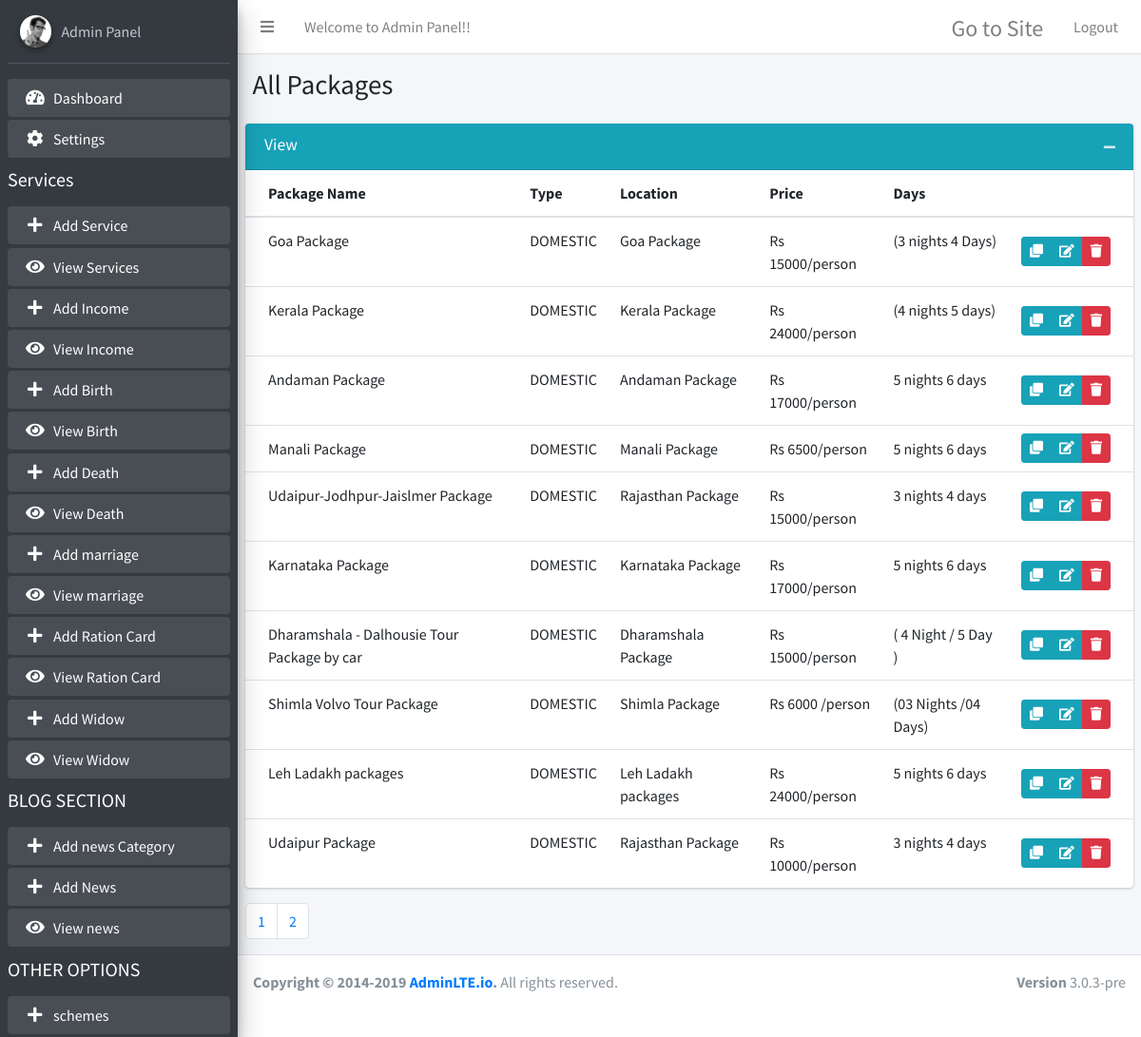
Page /admin/view-package.php (signed in) on the committed database.
### tables this page shows
CREATE TABLE `package` (
  `id` int(100) NOT NULL,
  `name` varchar(50) NOT NULL,
  `type` varchar(20) NOT NULL,
  `location` varchar(30) NOT NULL,
  `price` varchar(50) NOT NULL,
  `day` varchar(50) NOT NULL,
  `img` varchar(100) NOT NULL,
  `Itinerary` varchar(8000) NOT NULL,
  `Inclusions` varchar(8000) NOT NULL,
  `NOTE` varchar(8000) NOT NULL,
  `status` varchar(10) NOT NULL
);

### admin/view-package.php (the view, shortened to what this page needs)
<?php
include 'conn.php';
?>
<!DOCTYPE html>
<html>
<head>
  <link rel="stylesheet" href="plugins/fontawesome-free/css/all.min.css">
  <link rel="stylesheet" href="https://code.ionicframework.com/ionicons/2.0.1/css/ionicons.min.css">
  <link rel="stylesheet" href="dist/css/adminlte.min.css">
  <link rel="stylesheet" href="plugins/summernote/summernote-bs4.css">
</head>
<body class="hold-transition sidebar-mini">
<div class="wrapper">
   <?php include"topbar.php"; ?>
  <?php include"sidebar.php"; ?>
<?php
$limit = 10;
if (isset($_GET["page"])) {
	$page  = $_GET["page"];
	}
	else{
	$page=1;
	};
$serial = ($page-1) * $limit;
    $resultt = mysqli_query($con,"SELECT * FROM package ORDER BY id DESC LIMIT $serial, $limit");
?>
  <div class="content-wrapper">
    <section class="content-header">
      <div class="container-fluid">
        <div class="row mb-2">
          <div class="col-sm-6">
            <h1>All Packages</h1>
          </div>
        </div>
      </div>
    </section>
    <section class="content">
      <div class="row">
        <div class="col-md-12">
          <div class="card card-info">
            <div class="card-header">
              <h3 class="card-title">View</h3>
              <div class="card-tools">
                <button type="button" class="btn btn-tool" data-card-widget="collapse" data-toggle="tooltip" title="Collapse">
                  <i class="fas fa-minus"></i></button>
              </div>
            </div>
            <div class="card-body p-0">
              <table class="table">
                <thead>
                  <tr>
                    <th>Package Name</th>
                    <th>Type</th>
					<th>Location</th>
                    <th>Price</th>
					<th>Days</th>
                    <th></th>
                  </tr>
                </thead>
                <tbody>
			<?php
			while ($roww = mysqli_fetch_array($resultt)) {
			?>
				  <tr>
                    <td><?php echo $roww["name"]; ?></td>
                    <td><?php echo $roww["type"]; ?></td>
					<td><?php echo $roww["location"]; ?></td>
                    <td><?php echo $roww["price"]; ?></td>
					<td><?php echo $roww["day"]; ?></td>
                    <td class="text-right py-0 align-middle">
                      <div class="btn-group btn-group-sm">
                        <a href="add-package.php?copy=<?php echo $roww["id"]; ?>" data-toggle="tooltip" title="Duplicat" class="btn btn-info"><i class="fa fa-clone"></i></a>
						<a href="add-package.php?edit=<?php echo $roww["id"]; ?>" data-toggle="tooltip" title="Edit" onclick="return confirm('Are you sure?')" class="btn btn-info"><i class="fas fa-edit"></i></a>
                        <a href="view-package.php?delete_id=<?php echo $roww["id"]; ?>" data-toggle="tooltip" title="Delete" onclick="return confirm('Are you sure?')" class="btn btn-danger"><i class="fas fa-trash"></i></a>
                      </div>
                    </td>
                </tr>
			<?php
			}
			?>
				</tbody>
              </table>
            </div>
          </div>
		   <?php
			$result_db = mysqli_query($con,"SELECT COUNT(id) FROM package");
		$row_db = mysqli_fetch_row($result_db);
		$total_records = $row_db[0];
		$total_pages = ceil($total_records / $limit);
		$pagLink = "<ul class='pagination'>";
		for ($i=1; $i<=$total_pages; $i++) {
					  $pagLink .= "<li class='page-item'><a class='page-link' href='view-package.php?page=".$i."'>".$i."</a></li>";
		}
		echo $pagLink . "</ul>";
		?>
        </div>
      </div>
    </section>
  </div>
  <footer class="main-footer">
    <div class="float-right d-none d-sm-block">
      <b>Version</b> 3.0.3-pre
    </div>
    <strong>Copyright &copy; 2014-2019 <a href="http://adminlte.io">AdminLTE.io</a>.</strong> All rights
    reserved.
  </footer>
</div>
</body>
</html>

### rows in the picture
package: name "Goa Package", type "DOMESTIC", location "Goa Package", price "Rs 15000/person", day "(3 nights 4 Days)"
package: name "Kerala Package", type "DOMESTIC", location "Kerala Package", price "Rs 24000/person", day "(4 nights 5 days)"
package: name "Andaman Package", type "DOMESTIC", location "Andaman Package", price "Rs 17000/person", day "5 nights 6 days"
package: name "Manali Package", type "DOMESTIC", location "Manali Package", price "Rs 6500/person", day "5 nights 6 days"
package: name "Udaipur-Jodhpur-Jaislmer Package", type "DOMESTIC", location "Rajasthan Package", price "Rs 15000/person", day "3 nights 4 days"
package: name "Karnataka Package", type "DOMESTIC", location "Karnataka Package", price "Rs 17000/person", day "5 nights 6 days"
package: name "Dharamshala - Dalhousie Tour Package by car", type "DOMESTIC", location "Dharamshala Package", price "Rs 15000/person", day "( 4 Night / 5 Day )"
package: name "Shimla Volvo Tour Package", type "DOMESTIC", location "Shimla Package", price "Rs 6000 /person", day "(03 Nights /04 Days)"
package: name "Leh Ladakh packages", type "DOMESTIC", location "Leh Ladakh packages", price "Rs 24000/person", day "5 nights 6 days"
package: name "Udaipur Package", type "DOMESTIC", location "Rajasthan Package", price "Rs 10000/person", day "3 nights 4 days"
